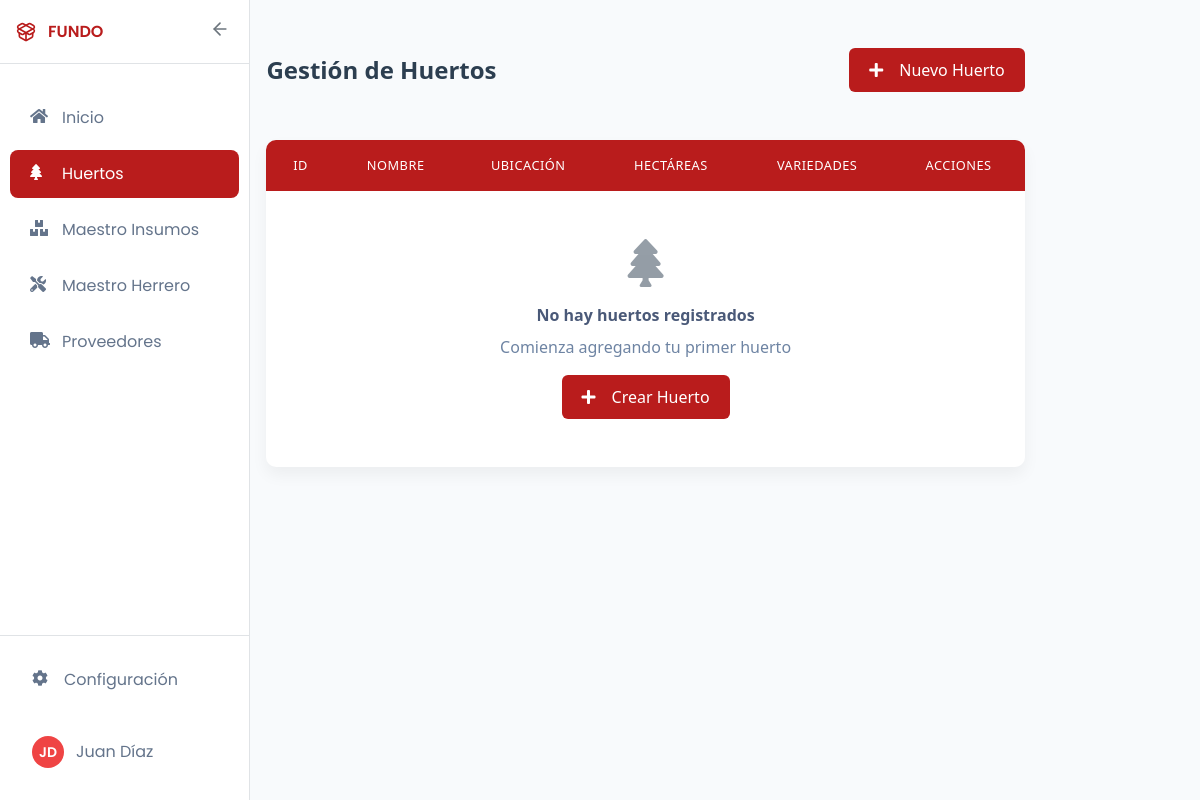
Before: /huertos/ with the older database file.
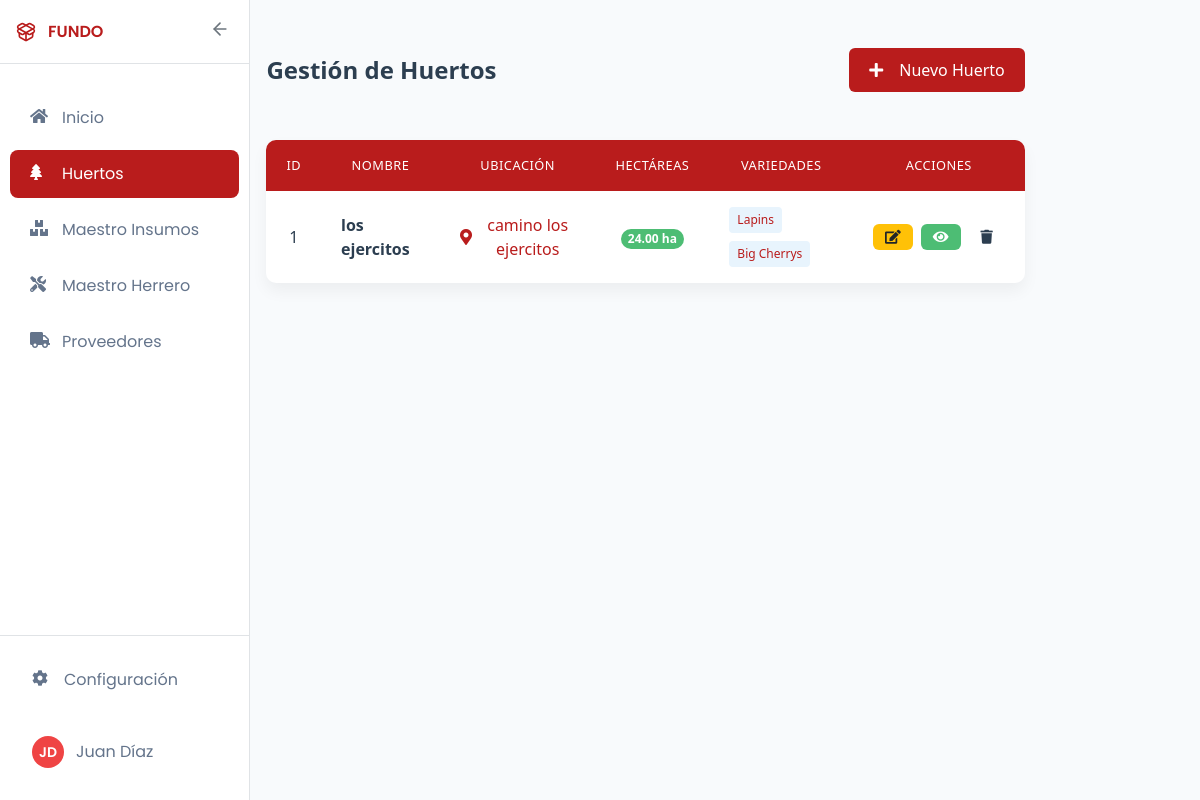
After: the same page with the newer database file.
### core/models.py (models this page shows, shortened)
class Huerto(models.Model):
    nombre = models.CharField(max_length=100, unique=True)
    hcta_total = models.DecimalField(max_digits=10, decimal_places=2)
    nombre_ubicacion = models.CharField(max_length=100, null=True, blank=True)
    ubicacion = models.CharField(max_length=500, null=True, blank=True)

class Plantacion(models.Model):
    huerto = models.ForeignKey(Huerto, on_delete=models.CASCADE, related_name='plantaciones')
    variedad = models.CharField(max_length=255)
    hcta_total = models.DecimalField(max_digits=10, decimal_places=2)

### core/views.py (the view)
# urls.py: path("huertos/", views.huertos, name="huertos"),
def huertos(request):
    huertos_list = Huerto.objects.all().prefetch_related('plantaciones')
    paginator = Paginator(huertos_list, 15)
    page_number = request.GET.get('page')
    huertos = paginator.get_page(page_number)
    return render(request, 'core/huertos.html', {'huertos': huertos})

### core/templates/core/huertos.html (shortened to what this page needs)
{% extends 'core/base.html' %}
{% block content %}
<div class="dashboard-container">
    <div class="dashboard-header">
        <h2>Gestión de Huertos</h2>
        <a href="{% url 'agregar_huertos' %}" class="btn btn-primary">
            <i class="fas fa-plus"></i> Nuevo Huerto
        </a>
    </div>
    <div class="card table-responsive">
        <table class="modern-table">
            <thead>
                <tr>
                    <th class="text-center">ID</th>
                    <th class="text-center">Nombre</th>
                    <th class="text-center">Ubicación</th>
                    <th class="text-center">Hectáreas</th>
                    <th class="text-center">Variedades</th>
                    <th class="text-center">Acciones</th>
                </tr>
            </thead>
            <tbody>
                {% for huerto in huertos %}
                <tr>
                    <td class="text-center">{{ huerto.id }}</td>
                    <td>
                        <div class="font-weight-600">{{ huerto.nombre }}</div>
                    </td>
                    <td class="text-center">
                        {% if huerto.ubicacion %}
                        <a href="{{ huerto.ubicacion }}" target="_blank" class="location-link">
                            <i class="fas fa-map-marker-alt"></i> {{ huerto.nombre_ubicacion|default:"Sin ubicación" }}
                        </a>
                        {% else %}
                        <span class="text-muted">Sin ubicación</span>
                        {% endif %}
                    </td>
                    <td class="text-center">
                        <span class="badge badge-pill badge-accent">{{ huerto.hcta_total }} ha</span>
                    </td>
                    <td class="text-center">
                        {% if huerto.plantaciones.all %}
                        <div class="varieties-container">
                            {% for plantacion in huerto.plantaciones.all|slice:":3" %}
                            <span class="variety-tag">{{ plantacion.variedad }}</span>
                            {% endfor %}
                        </div>
                        {% else %}
                        <span class="text-muted">Sin plantaciones</span>
                        {% endif %}
                    </td>
                    <td class="text-center">
                        <div class="action-buttons">
                            <a href="{% url 'editar_huerto' huerto.id %}" class="btn btn-sm btn-edit" title="Editar">
                                <i class="fas fa-edit"></i>
                            </a>
                            <a href="{% url 'detalle_huerto' huerto.id %}" class="btn btn-sm btn-view" title="Ver detalles">
                                <i class="fas fa-eye"></i>
                            </a>
                            <a href="{% url 'eliminar_huerto' huerto.id %}" class="btn btn-sm btn-danger" title="Eliminar">
                                <i class="fas fa-trash"></i>
                            </a>
                        </div>
                    </td>
                </tr>
                {% empty %}
                <tr>
                    <td colspan="6" class="text-center py-4">
                        <div class="empty-state">
                            <i class="fas fa-tree empty-icon"></i>
                            <h4>No hay huertos registrados</h4>
                            <p>Comienza agregando tu primer huerto</p>
                            <a href="{% url 'agregar_huertos' %}" class="btn btn-primary mt-2">
                                <i class="fas fa-plus"></i> Crear Huerto
                            </a>
                        </div>
                    </td>
                </tr>
                {% endfor %}
            </tbody>
        </table>
    </div>
</div>
{% endblock %}

Changed rows visible on the page:
added Huerto: id "1", nombre "los ejercitos", nombre_ubicacion "camino los ejercitos", hcta_total "24.00"
added Plantacion: variedad "Lapins"
added Plantacion: variedad "Big Cherrys"
Other visible differences:
text no longer shown: "No hay huertos registrados Comienza agregando tu primer huerto Crear Huerto"
